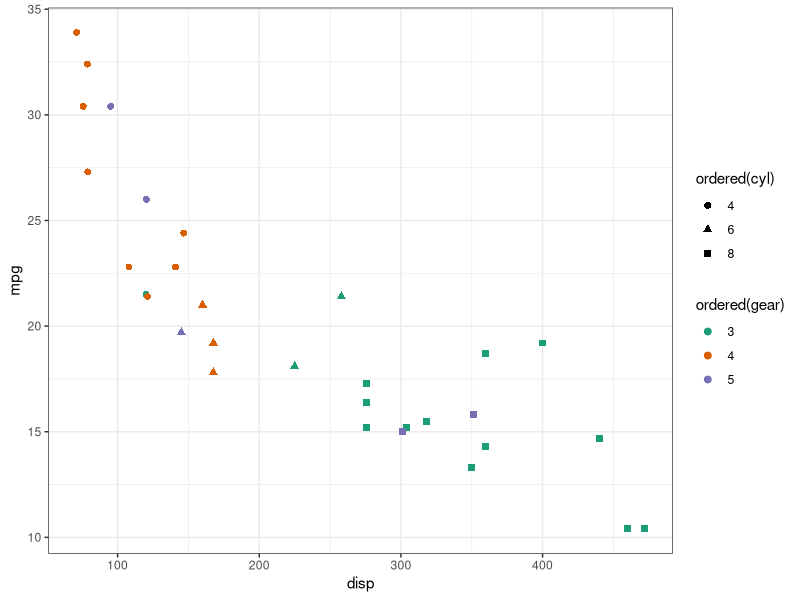

Recreate this plot in R.
 library(tidyverse)
 
 ggplot(mtcars, aes(x = disp, y = mpg, color = ordered(gear), 
                    shape = ordered(cyl))) +
   geom_point(size = 2) +
   scale_color_brewer(palette = "Dark2") +
   theme_bw()
